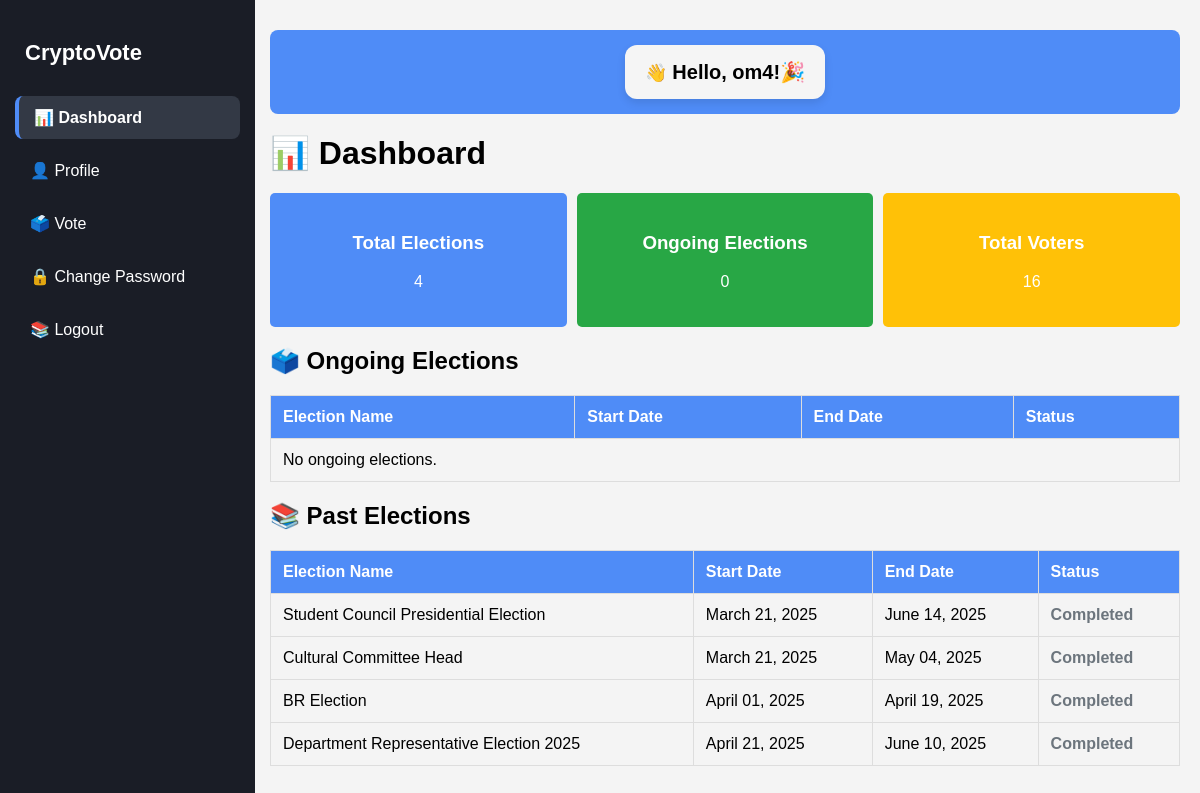
The page /dashboard/ (signed in) on the database its author committed.
### main/models.py (models this page shows, shortened)
class Election(models.Model):
    title = models.CharField(max_length=200)
    description = models.TextField(blank=True)
    start_date = models.DateTimeField()
    end_date = models.DateTimeField()
    is_active = models.BooleanField(default=True)

### main/views.py (the view)
# urls.py: path('dashboard/', dashboard, name='dashboard'),
@login_required
def dashboard(request):
    now = timezone.now()
    total_elections = Election.objects.count()
    ongoing_elections = Election.objects.filter(start_date__lte=now, end_date__gte=now)
    completed_elections = Election.objects.filter(end_date__lt=now)
    total_voters = Profile.objects.count()
    if request.user.is_authenticated:
        username = request.user.username
    else:
        username = "Guest"  # Default if no user is logged in
    context = {
        "total_elections": total_elections,
        "ongoing_elections": ongoing_elections,
        "completed_elections": completed_elections,
        "total_voters": total_voters,
        "username": username,  # Pass username to the template
        "active_page": "dashboard",  # Mark dashboard as active in sidebar
    }
    return render(request, "dashboard.html", context)

### templates/dashboard.html (shortened to what this page needs)
{% load static %}
<!DOCTYPE html>
<html>
  <head>
  </head>
  <body>
    <div class="main-container">
      <div class="sidebar">
        <h2><strong>CryptoVote</strong></h2>
        <ul>
          <li>
            <a
              href="{% url 'dashboard' %}"
              class="{% if active_page == 'dashboard' %}active{% endif %}"
              >📊 Dashboard</a
            >
          </li>
          <li>
            <a
              href="{% url 'profile' %}"
              class="{% if active_page == 'profile' %}active{% endif %}"
              >👤 Profile</a
            >
          </li>
          <li>
            <a
              href="{% url 'vote' %}"
              class="{% if active_page == 'vote' %}active{% endif %}"
              >🗳️ Vote</a
            >
          </li>
          <li><a href="{% url 'change_password' %}">🔒 Change Password</a></li>
          <li>
            <a href="{% url 'logout' %}">📚 Logout</a>
          </li>
        </ul>
      </div>
      <div class="content">
        <div class="user-greeting">
          <div class="greeting-box">
            👋 <strong>Hello, {{ username }}!🎉</strong>
          </div>
        </div>
        <h1>📊 Dashboard</h1>
        <div class="stats-container">
          <div class="stat-box blue">
            <h3>Total Elections</h3>
            <p>{{ total_elections }}</p>
          </div>
          <div class="stat-box green">
            <h3>Ongoing Elections</h3>
            <p>{{ ongoing_elections.count }}</p>
          </div>
          <div class="stat-box yellow">
            <h3>Total Voters</h3>
            <p>{{ total_voters }}</p>
          </div>
        </div>
        <h2>🗳️ Ongoing Elections</h2>
        <table>
          <thead>
            <tr>
              <th>Election Name</th>
              <th>Start Date</th>
              <th>End Date</th>
              <th>Status</th>
            </tr>
          </thead>
          <tbody>
            {% for election in ongoing_elections %}
            <tr>
              <td>{{ election.title }}</td>
              <td>{{ election.start_date|date:"F d, Y" }}</td>
              <td>{{ election.end_date|date:"F d, Y" }}</td>
              <td><span class="status-active">Ongoing</span></td>
            </tr>
            {% empty %}
            <tr>
              <td colspan="4">No ongoing elections.</td>
            </tr>
            {% endfor %}
          </tbody>
        </table>
        <h2>📚 Past Elections</h2>
        <table>
          <thead>
            <tr>
              <th>Election Name</th>
              <th>Start Date</th>
              <th>End Date</th>
              <th>Status</th>
            </tr>
          </thead>
          <tbody>
            {% for election in completed_elections %}
            <tr>
              <td>{{ election.title }}</td>
              <td>{{ election.start_date|date:"F d, Y" }}</td>
              <td>{{ election.end_date|date:"F d, Y" }}</td>
              <td><span class="status-completed">Completed</span></td>
            </tr>
            {% empty %}
            <tr>
              <td colspan="4">No completed elections.</td>
            </tr>
            {% endfor %}
          </tbody>
        </table>
      </div>
    </div>
  </body>
</html>

### templates/dashboard.html (style rules this page uses)
body { margin: 0; padding: 0; display: flex; flex-direction: column; font-family: "Arial", sans-serif; background-color: #f4f4f4; height: 100vh; }
.main-container { display: flex; flex-grow: 1; width: 100%; }
.sidebar { width: 225px; background-color: #1a1d26; color: #fff; display: flex; flex-direction: column; justify-content: flex-start; padding: 20px 15px; position: fixed; height: 100vh; z-index: 10; }
.sidebar h2 { text-align: left; margin-bottom: 20px; padding-left: 10px; font-size: 22px; }
.sidebar ul { list-style-type: none; padding-left: 0; margin-top: 10px; }
.sidebar ul li { margin-bottom: 10px; }
.sidebar ul li a { text-decoration: none; color: #fff; display: block; padding: 12px 15px; border-radius: 8px; font-size: 16px; transition: background 0.3s, padding-left 0.2s; }
.sidebar ul li a.active { background-color: #333945; border-left: 4px solid #4f8cf7; border-radius: 8px; font-weight: bold; color: #fff; }
.content { margin-left: 250px; flex-grow: 1; padding: 20px; background-color: #f4f4f4; overflow-y: auto; }
.user-greeting { background-color: #4f8cf7; padding: 15px 20px; border-radius: 8px; color: #fff; font-size: 18px; margin-bottom: 20px; display: inline-block; }
h1, h2 { margin-top: 20px; }
.stats-container { display: flex; justify-content: space-between; margin-top: 20px; gap: 10px; }
.stat-box { flex: 1; padding: 20px; border-radius: 5px; color: #fff; text-align: center; }
.stat-box.blue { background-color: #4f8cf7; }
.stat-box.green { background-color: #28a745; }
.stat-box.yellow { background-color: #ffc107; }
table { width: 100%; border-collapse: collapse; margin-top: 20px; }
table th, table td { padding: 12px; border: 1px solid #ddd; text-align: left; }
table th { background-color: #4f8cf7; color: white; }
.status-completed { color: #6c757d; font-weight: bold; }
.user-greeting { margin-top: 10px; margin-bottom: 20px; display: flex; justify-content: center; }
.greeting-box { background: whitesmoke; padding: 15px 20px; border-radius: 12px; color: black; box-shadow: 0 4px 8px rgba(0, 0, 0, 0.1); max-width: 400px; text-align: left; }
.greeting-box strong { font-size: 20px; }

### rows shown on the page
Election: title "Student Council Presidential Election", start_date "March 21, 2025", end_date "June 14, 2025"
Election: title "Cultural Committee Head", start_date "March 21, 2025", end_date "May 04, 2025"
Election: title "BR Election", start_date "April 01, 2025", end_date "April 19, 2025"
Election: title "Department Representative Election 2025", start_date "April 21, 2025", end_date "June 10, 2025"

### other values the page prints
{{ username }} "om4"
{{ total_elections }} "4"
{{ ongoing_elections.count }} "0"
{{ total_voters }} "16"
